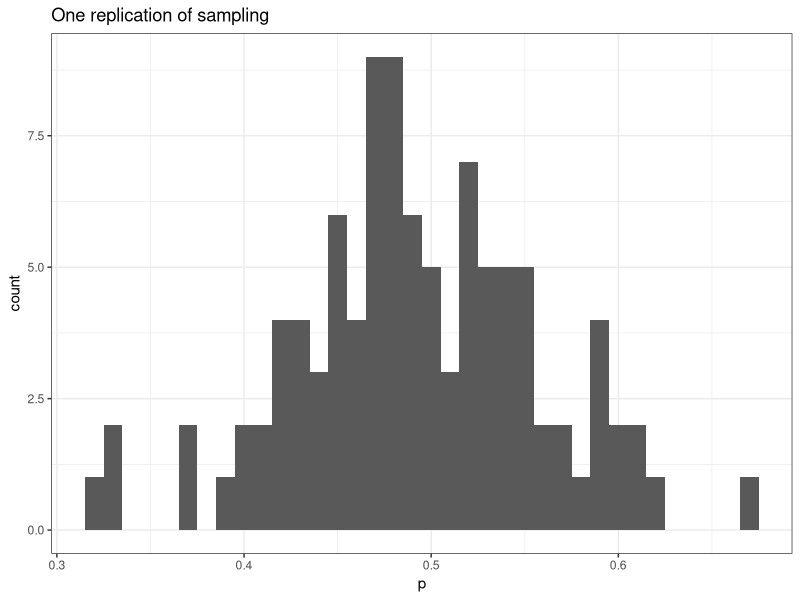

This figure's R source: (Note: a time limit stopped this script after it produced the figure.)
## ---- chunk 1
library(tidyverse)
library(ggplot2)

rm(list = ls())

simulate <- function(n_f, n_m, p_0, n_samp, n_pop) {
  ## genotype frequenies in Hardy-Weinberg
  ##
  x <- c(p_0^2, 2*p_0*(1-p_0), (1-p_0)^2)
  p <- numeric(n_samp)
  for (i in 1:n_samp) {
    ## construct female genotypes at random given H-W
    ##
    f <- numeric(n_f)
    for (j in 1:n_f) {
      tmp <- rmultinom(1, 1, x)
      f[j] <- which(tmp[, 1] == 1)
    }
    ## construct male genotypes at random given H-W
    ##
    m <- numeric(n_m)
    for (j in 1:n_m) {
      tmp <- rmultinom(1, 1, x)
      m[j] <- which(tmp[, 1] == 1)
    }
    ## construct offspring as average of mom and dad
    ##
    p[i] <- 0
    for (j in 1:n_pop) {
      p_f <- (sample(f, 1) - 1)/2
      p_m <- (sample(m, 1) - 1)/2
      p[i] <- p[i] + (p_f + p_m)/2
    }
    p[i] <- p[i]/n_pop
  }
  return(p)
}

result <- simulate(10, 20, 0.5, 100, 100)

p <- ggplot(tibble(p = result), aes(x = p)) + 
  geom_histogram(binwidth = 0.01) + 
  theme_bw() +
  ggtitle("One replication of sampling")
p

p_mean <- numeric(100)
p_var <- numeric(100)
for (i in 1:1000) {
  p <- simulate(10, 20, 0.5, 100, 100)
  p_mean[i] <- mean(p)
  p_var[i] <- var(p)
}

p_dat <- tibble(p_mean = p_mean, p_var = p_var)
p <- ggplot(p_dat, aes(x = p_mean)) +
  geom_histogram(bins = 25) +
  geom_vline(xintercept = 0.5, linetype = "dashed") +
  ggtitle("Distribution of mean allele frequencies") +
  theme_bw()
p
ne <- 4*10*20/(10 + 20)
p <- ggplot(p_dat, aes(x = p_var)) +
  geom_histogram(bins = 25) +
  geom_vline(xintercept = 0.5*0.5/(2*ne), linetype = "dashed") +
  ggtitle("Distribution of variance in allele frequencies") +
  theme_bw()
p
